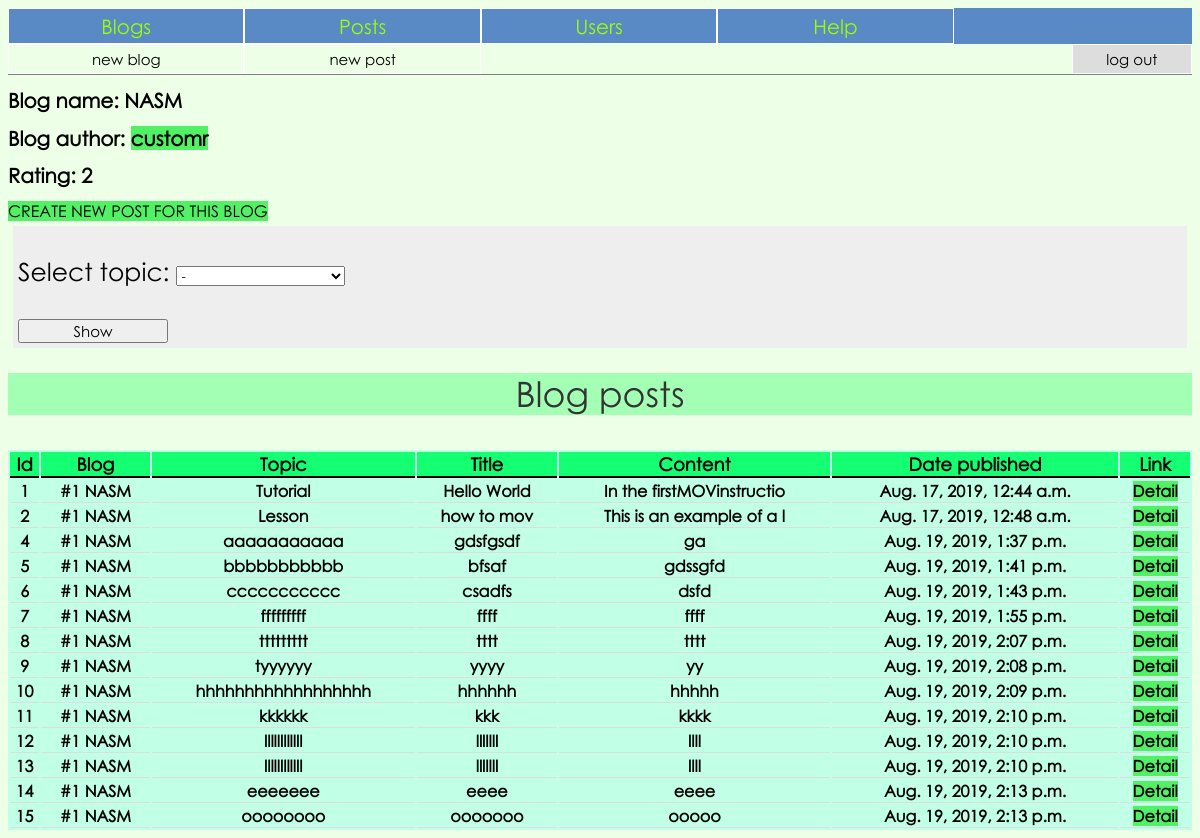
Screenshot of /blog/NASM/ (signed in) with the database file from the repository.
### blog/models.py (models this page shows, shortened)
class Blog(models.Model):
	author = models.ForeignKey(MyUser, on_delete=models.CASCADE, blank=True)
	name = models.CharField('Name', max_length=50, blank=True, unique=True)
	rating = models.IntegerField('Rating', default=0)
	def __str__(self):
		return '#{} {}'.format(self.id, self.name)

class MyUser(AbstractBaseUser):
	username = models.CharField('username', max_length=50, unique=True)
	first_name = models.CharField('first name', max_length=50)
	last_name = models.CharField('last name', max_length=50)
	email = models.EmailField(
		verbose_name='email address',
		max_length=255,
		unique=True,
	)
	date_of_birth = models.DateField()
	is_active = models.BooleanField(default=True)
	is_admin = models.BooleanField(default=False)
	objects = MyUserManager()
	USERNAME_FIELD = 'username'
	EMAIL_FIELD = 'email'
	REQUIRED_FIELDS = ['first_name', 'last_name', 'email', 'date_of_birth']
	def __str__(self):
		return self.username
	@property
	def is_staff(self):
		return self.is_admin

class Post(models.Model):
	blog = models.ForeignKey(Blog, on_delete=models.CASCADE, blank=True)
	author = models.ForeignKey(MyUser, on_delete=models.CASCADE, blank=True)
	topic = models.CharField('Topic', max_length=50, blank=True)
	title = models.CharField('Title', max_length=50, blank=True)
	text = models.TextField('Text', max_length=5000, blank=True)
	rating = models.IntegerField('Rating', default=0)
	date_published = models.DateTimeField('Date published', default=timezone.now, blank=True)
	liked_users = models.ManyToManyField(MyUser, default=None, related_name='liked_post')

### blog/views.py (the view)
# urls.py: path('blog/<str:blog_name>/', views.blog, name='blog'),
def blog(request, blog_name, topic=None):
	blog = get_object_or_404(Blog, name__iexact=blog_name)
	posts = blog.post_set.all()
	if request.method == 'POST':
		form = TopicForm(request.POST, blog=blog_name)
		if form.is_valid():
			topic = form.cleaned_data['topic']
			if topic == '-':
				return HttpResponseRedirect(reverse('blog:blog', args=(blog_name, )))
			return HttpResponseRedirect(reverse('blog:blog_topic', args=(blog_name, topic)))
	else:
		form = TopicForm(blog=blog_name, initial={'topic': '-'})
		if topic:
			posts = blog.post_set.filter(topic__iexact=topic).all()
		context = {
			'blog': blog,
			'posts': posts,
			'topic': topic,
			'form': form
			}
		return render(request, 'blog/blog_detail.html', context)

### blog/templates/blog/blog_detail.html (shortened to what this page needs)
{% extends 'blog/base.html' %}
{% block content %}
<div>
	<h1>Blog name: {{ blog.name }}</h1>
	<h1>Blog author: <a href="{% url 'blog:user' blog.author.id %}">{{ blog.author }}</a></h1>
	<h1>Rating: {{ blog.rating }}</h1>
	<a href="{% url 'blog:new_post' blog.name %}">CREATE NEW POST FOR THIS BLOG</a>
</div>
<form method='post'>
    {{ form.as_p }}
    <input type='submit' value='Show'>
</form>
<p class='title'>Blog posts</p>
<div>
	<table>
		<thead>
			<tr>
				<th>Id</th>
				<th>Blog</th>
				<th>Topic</th>
				<th>Title</th>
				<th>Content</th>
				<th>Date published</th>
				<th>Link</th>
			</tr>
		</thead>
		<tbody>
		{% for post in posts %}
			<tr>
				<th>{{ post.id }}</th>
				<th>{{ post.blog }}</th>
				<th>{{ post.topic }}</th>
				<th>{{ post.title }}</th>
				<th>{{ post.text|slice:25 }}</th>
				<th>{{ post.date_published }}</th>
				<th><a href="{% url 'blog:post' post.id %}">Detail</a></th>
			</tr>
		{% endfor %}
		</tbody>
	</table>
</div>
{% endblock content %}

### blog/static/blog/content/style.css (style rules this page uses)
* { font-family: 'gothic' }
body { background: #eeffe8; }
h1 { font-size: 20px; }
input { width: 200px; }
form { margin: 5px; padding: 5px; background: #eee; font-size: 25px; }
input { font-size: 15px; width: 150px; }
a { outline: none; text-decoration: none; vertical-align: center; }
a:link { color: black; background: #51f065; }
table { width: 100%; background: #c1ffe7; overflow: auto; }
thead th { font-weight: bold; font-size: 18px; background: #15ff73; border-bottom: solid 2px black }
th { border-bottom: solid 1px #dddddd; }
.title { margin-top: 25px; width: 100%; font-size: 35px; line-height: 1.2; background: #a3ffb4; color: #333; text-align: center; }

### rows the page displays
Blog: name "NASM", author "customr", rating "2"
Post: topic "-", id "9", blog "#1 NASM", topic "tyyyyyy", title "yyyy", text "yy", date_published "Aug. 19, 2019, 2:08 p.m."
Post: id "1", blog "#1 NASM", topic "Tutorial", title "Hello World", text "In the firstMOVinstructio", date_published "Aug. 17, 2019, 12:44 a.m."
Post: id "2", blog "#1 NASM", topic "Lesson", title "how to mov", text "This is an example of a l", date_published "Aug. 17, 2019, 12:48 a.m."
Post: id "4", blog "#1 NASM", topic "aaaaaaaaaaa", title "gdsfgsdf", text "ga", date_published "Aug. 19, 2019, 1:37 p.m."
Post: id "5", blog "#1 NASM", topic "bbbbbbbbbbb", title "bfsaf", text "gdssgfd", date_published "Aug. 19, 2019, 1:41 p.m."
Post: id "6", blog "#1 NASM", topic "ccccccccccc", title "csadfs", text "dsfd", date_published "Aug. 19, 2019, 1:43 p.m."
Post: id "7", blog "#1 NASM", topic "fffffffff", title "ffff", text "ffff", date_published "Aug. 19, 2019, 1:55 p.m."
Post: id "8", blog "#1 NASM", topic "ttttttttt", title "tttt", text "tttt", date_published "Aug. 19, 2019, 2:07 p.m."
Post: id "10", blog "#1 NASM", topic "hhhhhhhhhhhhhhhhhh", title "hhhhhh", text "hhhhh", date_published "Aug. 19, 2019, 2:09 p.m."
Post: id "11", blog "#1 NASM", topic "kkkkkk", title "kkk", text "kkkk", date_published "Aug. 19, 2019, 2:10 p.m."
Post: id "12", blog "#1 NASM", topic "llllllllllll", title "lllllll", text "llll", date_published "Aug. 19, 2019, 2:10 p.m."
Post: id "13", blog "#1 NASM", topic "llllllllllll", title "lllllll", text "llll", date_published "Aug. 19, 2019, 2:10 p.m."
Post: id "14", blog "#1 NASM", topic "eeeeeee", title "eeee", text "eeee", date_published "Aug. 19, 2019, 2:13 p.m."
Post: id "15", blog "#1 NASM", topic "oooooooo", title "ooooooo", text "ooooo", date_published "Aug. 19, 2019, 2:13 p.m."
